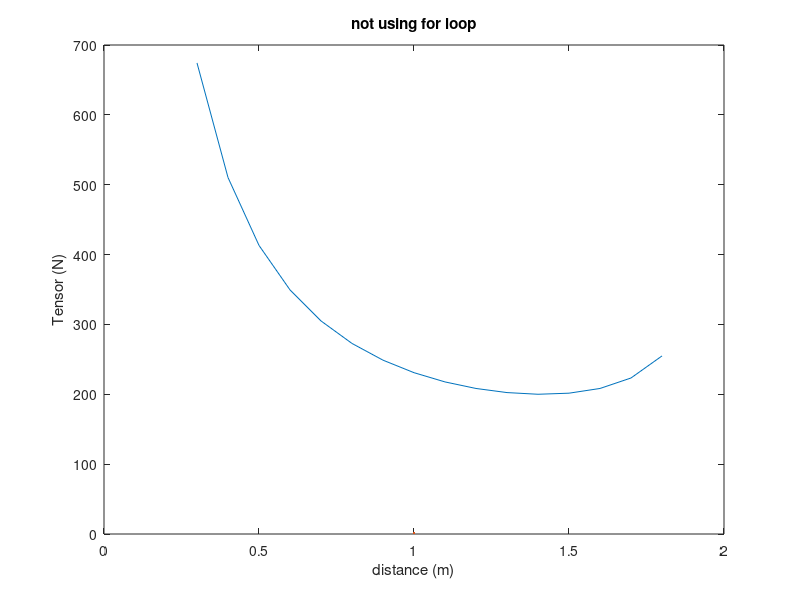

Recreate this plot in MATLAB.
% don't use for loop
d = 0.3:0.1:1.8;
T = (100.*2.*2)./(d.*sqrt(2.^2-d.^2));

plot(d, T);

min_T = min(T);
min_index = find(min_T == T);

plot(d, T, LineWidth=1.5);
title('not using for loop');
xlabel('distance (m)');
ylabel('Tensor (N)');

fprintf('The distance for minimum tensor is %.4f', d(min_index));